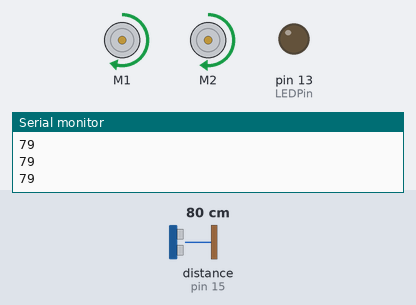
Bench run of a sketch on a simulated Arduino Uno, built with avr-gcc and run on an emulated ATmega328P. On the bench: 2 × DC motor (green arrow = forward, orange = backward, longer = faster), output pins drawn as LEDs (lit = HIGH), the last lines printed to the serial monitor. Wiring (inferred from the names in the program): ultrasonic range finder: trigger pin 14; echo pin 15. The inputs (shaded band) are chosen by the test bench; at power-on: distance to the obstacle (sensor on pin 15) 80 cm. The echo pulse lasts 58.3 µs per cm; pins used as bus, display or sensor lines are not drawn.

Above: at 1.2 s.
1.3 s: distance to the obstacle (sensor on pin 15) set to 41 cm
2.8 s: distance to the obstacle (sensor on pin 15) set to 34 cm
At 3.6 s:
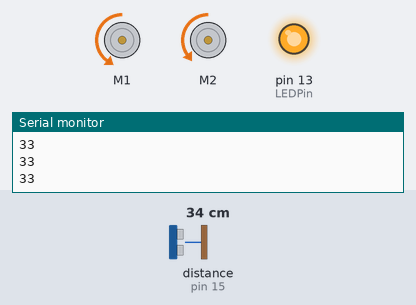
4.3 s: distance to the obstacle (sensor on pin 15) set to 39 cm
5.8 s: distance to the obstacle (sensor on pin 15) set to 47 cm
At 6.2 s:
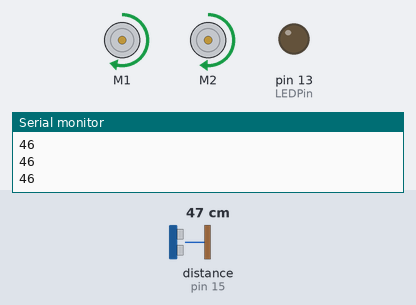
7.3 s: distance to the obstacle (sensor on pin 15) set to 2 cm
At 8.3 s:
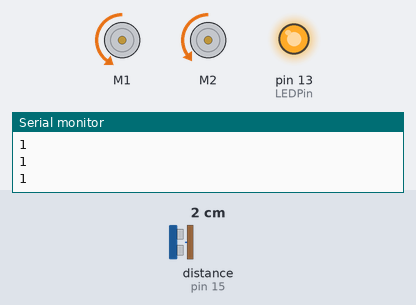
Timing chart, 0 to 9.8 s (numbered marks = the images above; inputs shaded):
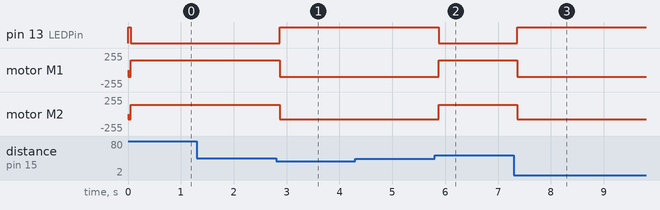

The sketch:

Robot.ino
```cpp
 /* From: http://learn.adafruit.com/adafruit-motor-shield/using-dc-motors
    8-wheel robot development, using DC Motors with Adafruit motorshield
    demonstration of possibilities
    en http://arduinobasics.blogspot.nl/2012/11/arduinobasics-hc-sr04-ultrasonic-sensor.html
    voor HC-SR04 Ultrasonic Sensor
    December 12 2013

    Code werkt hier ok.
    Motorshield (motor 1,2) uses Timer2 and delay() uses Timer0
    see Robot_info.txt

    Used motors probably need more voltage than 6 x 1.5V = 9V since reaction/ power is low, slow speeds not possible.
 */

#include <AFMotor.h>

#define TRIGGER_PIN  14  // Arduino pin tied to trigger pin on the ultrasonic sensor. Tx
#define ECHO_PIN     15  // Arduino pin tied to echo pin on the ultrasonic sensor. Rx
#define MAX_DISTANCE 200 // Maximum distance we want to ping for (in centimeters). Maximum sensor distance is rated at 400-500cm.
#define echoPin 15 // Echo Pin
#define trigPin 14 // Trigger Pin
#define LEDPin 13 // Onboard LED

int maximumRange = 200; // Maximum range needed
int minimumRange = 0; // Minimum range needed
long duration = 0;
long distance = 0; // Duration is used to calculate distance

  AF_DCMotor motor1(1, MOTOR12_64KHZ); // create motor #3, 64KHz pwm
  AF_DCMotor motor2(2, MOTOR12_64KHZ); // create motor #4


void setup() {
  Serial.begin (9600);
  pinMode(trigPin, OUTPUT);
  pinMode(echoPin, INPUT);
  pinMode(LEDPin, OUTPUT); // Use LED indicator (if required)

  motor1.setSpeed(150); // set the speed to x/255 : bij 1Khz draait de vrije motor niet onder 80.
  motor2.setSpeed(140); // set the speed to x/255 : bij 64KHz draait  de vrije motor niet onder 50.

  Serial.println("Motor test!");
}

void loop() {

  Serial.print("GOGO");
  motor1.setSpeed(150);
  motor2.setSpeed(140);
  motor1.run(FORWARD); // turn it on going forward
  motor2.run(FORWARD); // turn it on going forward
//  uS = sonar1.ping()/ US_ROUNDTRIP_CM; // Send ping, get ping time in microseconds (uS) and convert to distance.
  while (distance > 35 || distance == -1) {
    digitalWrite(LEDPin, LOW);
//    Serial.print(" - move : ");
//    Serial.print(uS); // Convert ping time to distance in cm and print result (0 = outside set distance range)
//    delay(100);
    sonar();
  }

  Serial.print("TURN");
  motor1.setSpeed(100);
  motor2.setSpeed(80);
  motor1.run(BACKWARD); // turn
  motor2.run(BACKWARD); //
  while (distance <= 40 && distance != -1) {
    digitalWrite(LEDPin, HIGH);

//    Serial.print(" - turn : ");
//    Serial.print(uS); // print result
//    delay(100);
    sonar();
  }
}

void sonar() {
/* The following trigPin/echoPin cycle is used to determine the
 distance of the nearest object by bouncing soundwaves off of it. */
  digitalWrite(trigPin, LOW);
  delayMicroseconds(2);

  digitalWrite(trigPin, HIGH);
  delayMicroseconds(10);

  digitalWrite(trigPin, LOW);
  duration = pulseIn(echoPin, HIGH);

 //Calculate the distance (in cm) based on the speed of sound.
  distance = duration/58.2;

  if (distance >= maximumRange || distance <= minimumRange){
    distance = -1;
    Serial.println("-1");
 }
  else {
   Serial.println(distance);
   delay(50);        // Delay 50ms before next reading.
  }
}
```

Measured:
- the behaviour switches between 37 and 36 cm on distance to the obstacle (sensor on pin 15) (found by bisection; images 0 and 1)
- the behaviour switches between 41 and 42 cm on distance to the obstacle (sensor on pin 15) (found by bisection; images 1 and 2)
- after the input at 2.8 s, pin 13 (LEDPin): LOW → HIGH after 0.07 s; motor M1: forward 150/255 → backward 100/255 after 0.07 s; motor M2: forward 140/255 → backward 80/255 after 0.07 s
- after the input at 5.8 s, pin 13 (LEDPin): HIGH → LOW after 0.08 s; motor M1: backward 100/255 → forward 150/255 after 0.08 s; motor M2: backward 80/255 → forward 140/255 after 0.08 s
- after the input at 7.3 s, pin 13 (LEDPin): LOW → HIGH after 0.07 s; motor M1: forward 150/255 → backward 100/255 after 0.07 s; motor M2: forward 140/255 → backward 80/255 after 0.07 s
